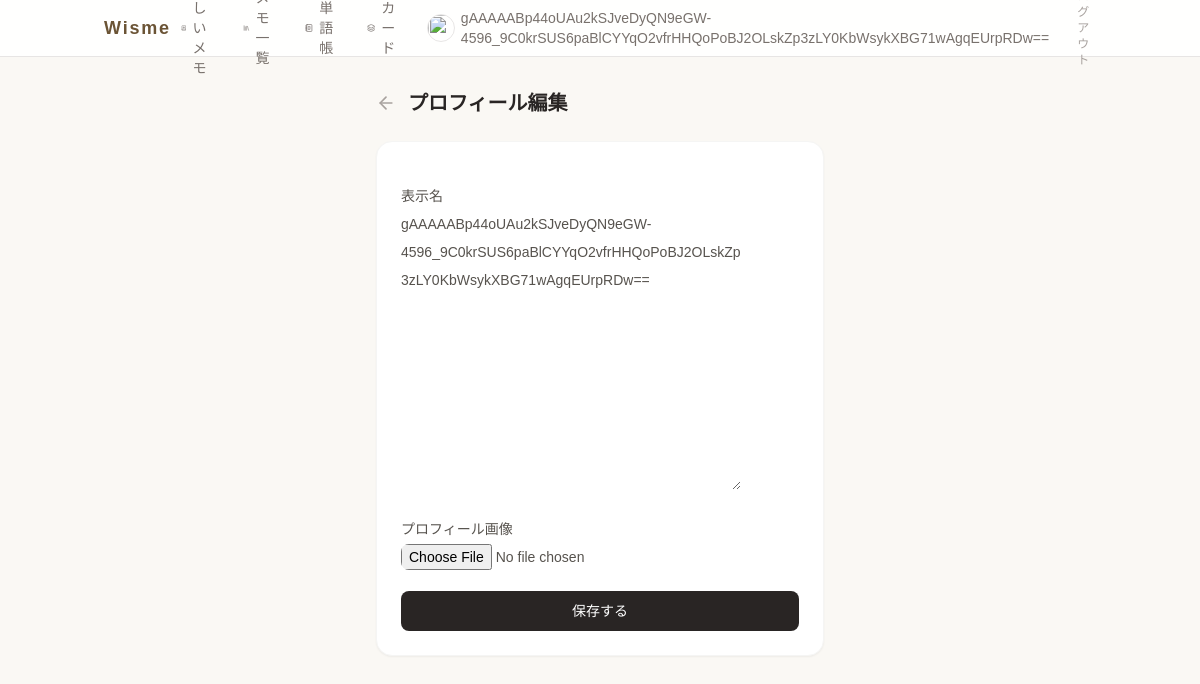
Before: /wisme/profile/update/ (signed in) with the older database file.
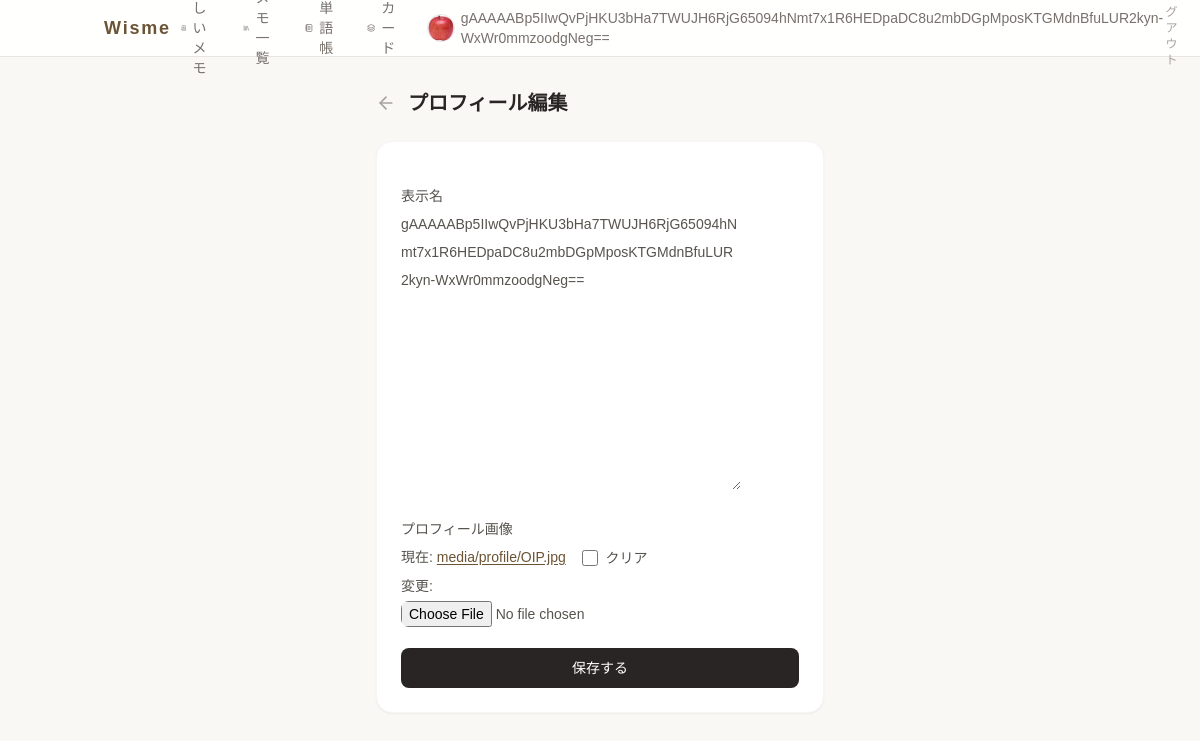
After: the same page with the newer database file.
### wisme/models.py (models this page shows, shortened)
class CustomUser(AbstractUser):
    display_name = EncryptedCharField(max_length=100, blank=True, verbose_name="表示名")
    profile_image = models.ImageField(
        upload_to='media/profile/', blank=True, null=True, verbose_name="プロフィール画像"
    )

### wisme/views.py (the view)
class UserProfileUpdateView(LoginRequiredMixin, UpdateView):
    model = CustomUser
    form_class = UserProfileForm
    template_name = 'wisme/profile_update.html'
    success_url = reverse_lazy('wisme:profile')
    def get_object(self):
        return self.request.user

### wisme/forms.py
class UserProfileForm(ModelForm):
    class Meta:
        model = CustomUser
        fields = ['display_name', 'profile_image']

### templates/wisme/profile_update.html (shortened to what this page needs)
{% extends "base/wisme_base.html" %}
{% block body %}
<div class="max-w-md mx-auto">
    <div class="flex items-center gap-3 mb-6">
        <a href="{% url 'wisme:profile' %}" class="text-stone-400 hover:text-stone-700 transition-colors">
            <i data-lucide="arrow-left" class="w-5 h-5"></i>
        </a>
        <h1 class="text-xl font-semibold text-stone-800">プロフィール編集</h1>
    </div>
    <form method="POST" enctype="multipart/form-data"
          class="bg-white rounded-2xl border border-stone-100 shadow-sm p-6 space-y-5">
        {% for field in form %}
        <div class="space-y-1">
            <label class="block text-sm font-medium text-stone-600">{{ field.label }}</label>
            <div class="text-sm text-stone-600 leading-loose
                        [&_input]:w-full [&_input]:border [&_input]:border-stone-200 [&_input]:rounded-lg [&_input]:px-3 [&_input]:py-2 [&_input]:text-sm [&_input]:bg-[#FAF8F4] [&_input]:outline-none [&_input]:transition-colors [&_input]:focus:border-accent-500 [&_input]:focus:ring-2 [&_input]:focus:ring-accent-100
                        [&_input[type=file]]:border-0 [&_input[type=file]]:p-0 [&_input[type=file]]:bg-transparent [&_input[type=file]]:ring-0 [&_input[type=file]]:focus:ring-0
                        [&_input[type=checkbox]]:!w-4 [&_input[type=checkbox]]:!h-4 [&_input[type=checkbox]]:!p-0 [&_input[type=checkbox]]:!m-0 [&_input[type=checkbox]]:!ml-3 [&_input[type=checkbox]]:!mr-1 [&_input[type=checkbox]]:align-middle [&_input[type=checkbox]]:!rounded [&_input[type=checkbox]]:!border [&_input[type=checkbox]]:!border-stone-300 [&_input[type=checkbox]]:!bg-white [&_input[type=checkbox]]:accent-accent-500 [&_input[type=checkbox]]:!ring-0
                        [&>label]:align-middle [&>label]:cursor-pointer [&>a]:text-accent-700 [&>a]:underline [&>a]:underline-offset-2 [&>a]:hover:text-accent-500">
                {{ field }}
            </div>
        </div>
        {% endfor %}
        <button type="submit"
                class="w-full bg-stone-800 text-white py-2.5 rounded-lg hover:bg-stone-700 transition-colors font-medium text-sm"
                onclick="showToast('プロフィールを更新しました ✓')">
            保存する
        </button>
    </form>
</div>
{% endblock %}

### templates/base/wisme_base.html (shortened to what this page needs)
<!DOCTYPE html>
<html lang="ja">
<head>
    <script src="https://cdn.tailwindcss.com"></script>
    <link rel="stylesheet" href="/static/wisme/css/style.css">
</head>
<body class="bg-[#FAF8F4] text-[#2C2C2C] min-h-screen flex flex-col">
    <header class="border-b border-stone-200 bg-white/90 backdrop-blur-sm sticky top-0 z-40">
        <div class="max-w-5xl mx-auto px-4 h-14 flex items-center justify-between">
            <a href="{% url 'wisme:index' %}" class="text-lg font-semibold tracking-widest text-accent-700 hover:text-accent-500 transition-colors">Wisme</a>
            <nav class="flex items-center gap-1 sm:gap-1.5 text-sm text-stone-500">
                {% if user.is_authenticated %}
                    <a href="{% url 'wisme:page_create' %}"
                       class="flex items-center gap-1.5 rounded-lg px-2.5 py-1.5 hover:bg-amber-100 hover:text-amber-800 transition-colors">
                        <i data-lucide="book-plus" class="w-4 h-4"></i>
                        <span class="hidden sm:inline">新しいメモ</span>
                    </a>
                    <a href="{% url 'wisme:page_list' %}"
                       class="flex items-center gap-1.5 rounded-lg px-2.5 py-1.5 hover:bg-accent-100 hover:text-accent-700 transition-colors">
                        <i data-lucide="library" class="w-4 h-4"></i>
                        <span class="hidden sm:inline">メモ一覧</span>
                    </a>
                    <a href="{% url 'wisme:word_list' %}"
                       class="flex items-center gap-1.5 rounded-lg px-2.5 py-1.5 hover:bg-emerald-100 hover:text-emerald-800 transition-colors">
                        <i data-lucide="notebook-text" class="w-4 h-4"></i>
                        <span class="hidden sm:inline">単語帳</span>
                    </a>
                    <a href="{% url 'wisme:flashcard' %}"
                       class="flex items-center gap-1.5 rounded-lg px-2.5 py-1.5 hover:bg-sky-100 hover:text-sky-800 transition-colors">
                        <i data-lucide="layers" class="w-4 h-4"></i>
                        <span class="hidden sm:inline">カード</span>
                    </a>
                    {% with sa=user.socialaccount_set.first %}
                    <a href="{% url 'wisme:profile' %}"
                       class="flex items-center gap-1.5 rounded-lg px-2 py-1 hover:bg-rose-100 hover:text-rose-800 transition-colors">
                        {% if user.profile_image %}
                            <img src="{{ user.profile_image.url }}" alt=""
                                 class="w-7 h-7 rounded-full object-cover border border-stone-200">
                        {% elif sa.get_avatar_url %}
                            <img src="{{ sa.get_avatar_url }}" alt=""
                                 class="w-7 h-7 rounded-full object-cover border border-stone-200">
                        {% else %}
                            <span class="w-7 h-7 rounded-full bg-stone-100 flex items-center justify-center border border-stone-200">
                                <i data-lucide="user" class="w-4 h-4 text-stone-400"></i>
                            </span>
                        {% endif %}
                        <span class="hidden sm:inline">{{ user.display_name|default:user.username }}</span>
                    </a>
                    {% endwith %}
                    <a href="{% url 'account_logout' %}"
                       class="ml-1 rounded-lg px-2.5 py-1.5 text-xs text-stone-400 hover:bg-stone-100 hover:text-stone-700 transition-colors">ログアウト</a>
                {% else %}
                    <a href="{% url 'account_login' %}"
                       class="rounded-lg px-2.5 py-1.5 hover:bg-stone-100 hover:text-stone-900 transition-colors">ログイン</a>
                    <a href="{% url 'account_signup' %}"
                       class="bg-accent-500 text-white px-3 py-1.5 rounded-md text-xs hover:bg-accent-600 transition-colors">新規登録</a>
                {% endif %}
            </nav>
        </div>
    </header>
    <main class="flex-1 max-w-5xl mx-auto w-full px-4 py-8">
        {% block body %}{% endblock %}
    </main>
</body>
</html>

Changed rows visible on the page:
changed CustomUser: profile_image: picture added; display_name "gAAAAABp44oUAu2kSJveDyQN9eGW-4596_9C0krSUS6paBlCYYqO2vfrHHQoPoBJ2OLskZp3zLY0KbWsykXBG71wAgqEUrpRDw==" → "gAAAAABp5IIwQvPjHKU3bHa7TWUJH6RjG65094hNmt7x1R6HEDpaDC8u2mbDGpMposKTGMdnBfuLUR2kyn-WxWr0mmzoodgNeg=="
Other visible differences:
new list line: "現在: media/profile/OIP.jpg クリア 変更: ☐"
